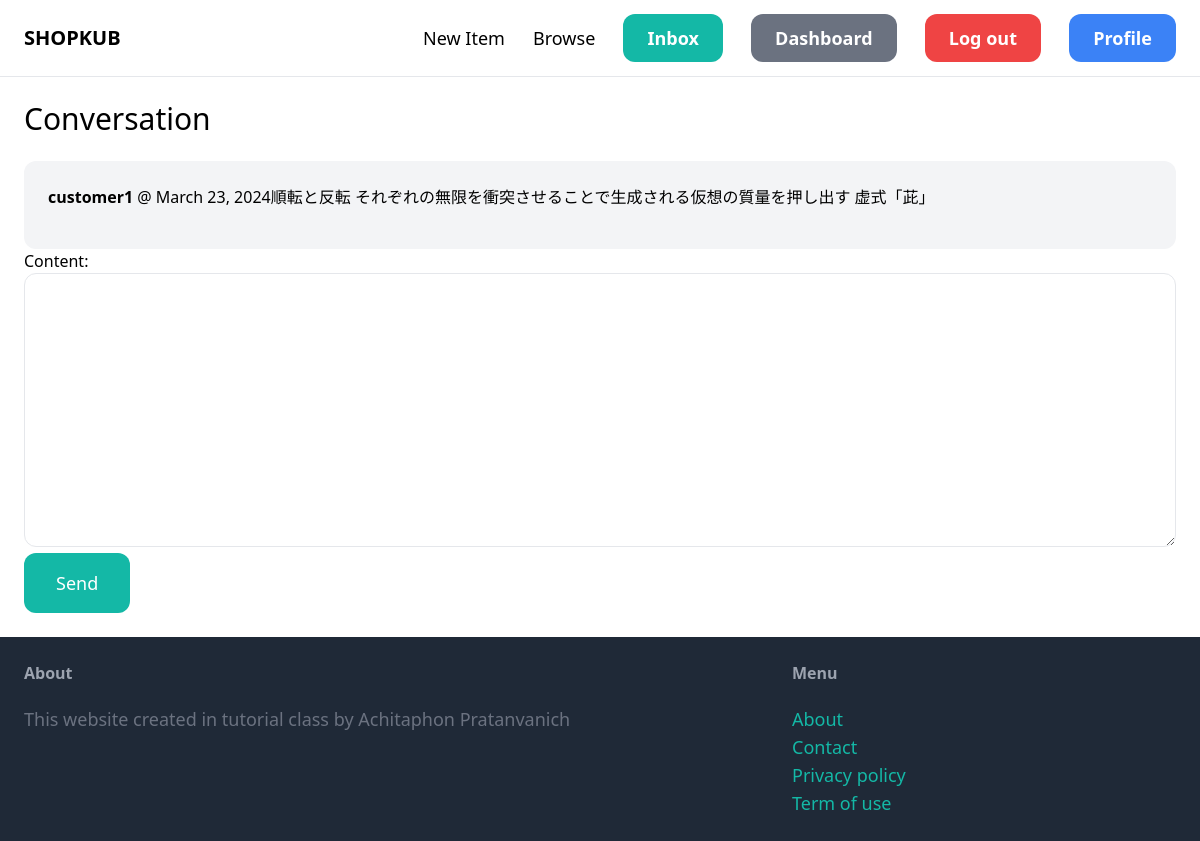
Page /inbox/2/ (signed in) on the earlier database version.
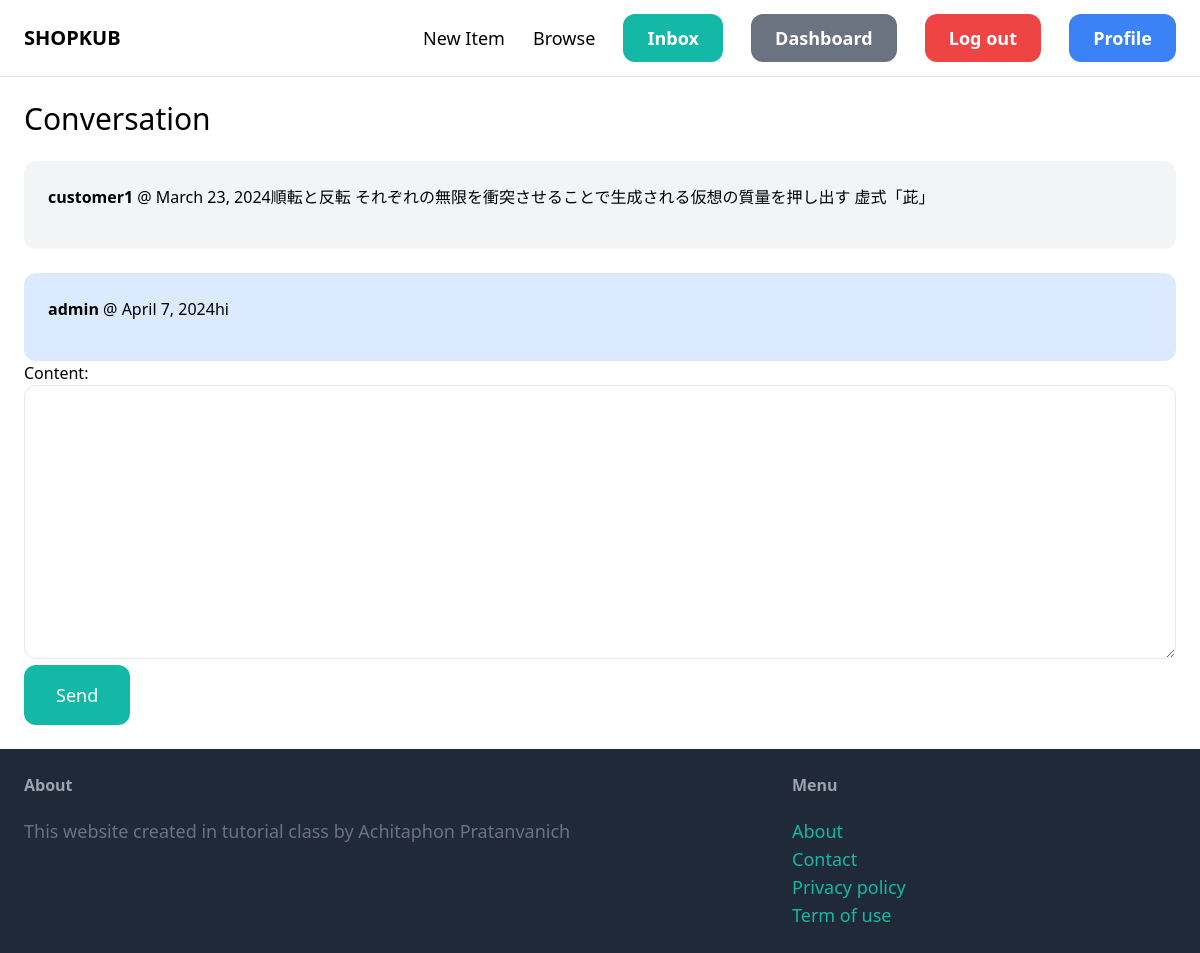
Same page on the later database version.
### conversation/models.py (models this page shows)
class ConversationMessage(models.Model):
    conversation = models.ForeignKey(Conversation, related_name="messages", on_delete=models.CASCADE)
    content = models.TextField()
    created_at = models.DateField(auto_now_add=True)
    created_by = models.ForeignKey(User, related_name="created_messages", on_delete=models.CASCADE)

### conversation/views.py (the view)
# urls.py: path("<int:pk>/", views.detail, name="detail"),
@login_required
def detail(request, pk):
    conversation = Conversation.objects.filter(members__in=[request.user.id]).get(pk=pk)
    if request.method == "POST":
        form = ConversationMessageForm(request.POST)
        if form.is_valid():
            conversation_message = form.save(commit=False)
            conversation_message.conversation = conversation
            conversation_message.created_by = request.user
            conversation_message.save()
            return redirect('conversation:detail', pk=pk)
    else:
        form = ConversationMessageForm()
    return render(request, "conversation/detail.html", {
        "conversation":conversation,
        "form": form
    })

### conversation/forms.py
class ConversationMessageForm(forms.ModelForm):
    class Meta:
        model = ConversationMessage
        fields = ('content',)
        widgets = {
            'content': forms.Textarea(attrs={
                'class':'w-full py-4 px-6 rounded-xl border'
            })
        }

### conversation/templates/conversation/detail.html (shortened to what this page needs)
{% extends 'core/base.html' %}
{% block content %}
<h1 class="mb-6 text-3xl">Conversation </h1>
<div class="space-y-6">
    {% for message in conversation.messages.all %}
        <div class="p-6 flex {% if message.created_by == request.user %} bg-blue-100 {% else %} bg-gray-100 {% endif %} rounded-xl">
            <p class="mb-4"><strong>{{message.created_by.username}}</strong> @ {{message.created_at}} </p>
            <p> {{message.content}} </p>
        </div>
    {% endfor %}
</div>
<form method="post" action=".">
    {{ form.as_p }}
    <button class="py-4 px-8 text-lg bg-teal-500 hover:bg-teal-700 rounded-xl text-white">Send</button>
</form>
{% endblock %}

Differences in the rows shown:
added ConversationMessage: created_by.username "admin", created_at "April 7, 2024", content "hi"
